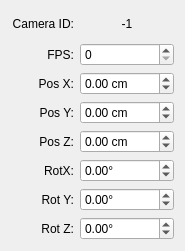
<?xml version="1.0" encoding="UTF-8"?>
<ui version="4.0">
 <class>SimCameraWidget</class>
 <widget class="QWidget" name="SimCameraWidget">
  <property name="geometry">
   <rect>
    <x>0</x>
    <y>0</y>
    <width>185</width>
    <height>251</height>
   </rect>
  </property>
  <property name="minimumSize">
   <size>
    <width>175</width>
    <height>250</height>
   </size>
  </property>
  <property name="maximumSize">
   <size>
    <width>185</width>
    <height>251</height>
   </size>
  </property>
  <property name="windowTitle">
   <string>Form</string>
  </property>
  <layout class="QGridLayout" name="gridLayout">
   <item row="4" column="0">
    <widget class="QLabel" name="zlabel">
     <property name="text">
      <string>Pos Z:</string>
     </property>
     <property name="alignment">
      <set>Qt::AlignRight|Qt::AlignTrailing|Qt::AlignVCenter</set>
     </property>
    </widget>
   </item>
   <item row="3" column="1">
    <widget class="QDoubleSpinBox" name="yvalue">
     <property name="suffix">
      <string> cm</string>
     </property>
     <property name="minimum">
      <double>-1000.000000000000000</double>
     </property>
     <property name="maximum">
      <double>1000.000000000000000</double>
     </property>
    </widget>
   </item>
   <item row="0" column="0">
    <widget class="QLabel" name="cameraidlabel">
     <property name="text">
      <string>Camera ID:</string>
     </property>
     <property name="alignment">
      <set>Qt::AlignRight|Qt::AlignTrailing|Qt::AlignVCenter</set>
     </property>
    </widget>
   </item>
   <item row="2" column="0">
    <widget class="QLabel" name="xlabel">
     <property name="text">
      <string>Pos X:</string>
     </property>
     <property name="alignment">
      <set>Qt::AlignRight|Qt::AlignTrailing|Qt::AlignVCenter</set>
     </property>
    </widget>
   </item>
   <item row="4" column="1">
    <widget class="QDoubleSpinBox" name="zvalue">
     <property name="suffix">
      <string> cm</string>
     </property>
     <property name="minimum">
      <double>-1000.000000000000000</double>
     </property>
     <property name="maximum">
      <double>1000.000000000000000</double>
     </property>
    </widget>
   </item>
   <item row="5" column="0">
    <widget class="QLabel" name="rotx">
     <property name="text">
      <string>RotX:</string>
     </property>
     <property name="alignment">
      <set>Qt::AlignRight|Qt::AlignTrailing|Qt::AlignVCenter</set>
     </property>
    </widget>
   </item>
   <item row="0" column="1">
    <widget class="QLabel" name="cameraidvalue">
     <property name="text">
      <string>-1</string>
     </property>
     <property name="alignment">
      <set>Qt::AlignCenter</set>
     </property>
    </widget>
   </item>
   <item row="6" column="0">
    <widget class="QLabel" name="roty">
     <property name="text">
      <string>Rot Y:</string>
     </property>
     <property name="alignment">
      <set>Qt::AlignRight|Qt::AlignTrailing|Qt::AlignVCenter</set>
     </property>
    </widget>
   </item>
   <item row="1" column="1">
    <widget class="QSpinBox" name="fpsvalue">
     <property name="maximum">
      <number>240</number>
     </property>
    </widget>
   </item>
   <item row="1" column="0">
    <widget class="QLabel" name="fpslabel">
     <property name="text">
      <string>FPS:</string>
     </property>
     <property name="alignment">
      <set>Qt::AlignRight|Qt::AlignTrailing|Qt::AlignVCenter</set>
     </property>
    </widget>
   </item>
   <item row="3" column="0">
    <widget class="QLabel" name="ylabel">
     <property name="text">
      <string>Pos Y:</string>
     </property>
     <property name="alignment">
      <set>Qt::AlignRight|Qt::AlignTrailing|Qt::AlignVCenter</set>
     </property>
    </widget>
   </item>
   <item row="2" column="1">
    <widget class="QDoubleSpinBox" name="xvalue">
     <property name="suffix">
      <string> cm</string>
     </property>
     <property name="minimum">
      <double>-1000.000000000000000</double>
     </property>
     <property name="maximum">
      <double>1000.000000000000000</double>
     </property>
    </widget>
   </item>
   <item row="7" column="0">
    <widget class="QLabel" name="rotz">
     <property name="text">
      <string>Rot Z:</string>
     </property>
     <property name="alignment">
      <set>Qt::AlignRight|Qt::AlignTrailing|Qt::AlignVCenter</set>
     </property>
    </widget>
   </item>
   <item row="5" column="1">
    <widget class="QDoubleSpinBox" name="rotxvalue">
     <property name="suffix">
      <string>°</string>
     </property>
     <property name="minimum">
      <double>-89.900000000000006</double>
     </property>
     <property name="maximum">
      <double>89.900000000000006</double>
     </property>
    </widget>
   </item>
   <item row="6" column="1">
    <widget class="QDoubleSpinBox" name="rotyvalue">
     <property name="suffix">
      <string>°</string>
     </property>
     <property name="minimum">
      <double>-180.000000000000000</double>
     </property>
     <property name="maximum">
      <double>180.000000000000000</double>
     </property>
    </widget>
   </item>
   <item row="7" column="1">
    <widget class="QDoubleSpinBox" name="rotzvalue">
     <property name="suffix">
      <string>°</string>
     </property>
     <property name="minimum">
      <double>-89.900000000000006</double>
     </property>
     <property name="maximum">
      <double>89.900000000000006</double>
     </property>
    </widget>
   </item>
  </layout>
 </widget>
 <resources/>
 <connections/>
</ui>
